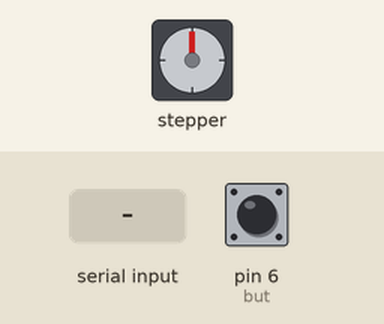
Simulated run of this sketch. Board: Arduino Uno, built with avr-gcc and run on an emulated ATmega328P. Parts: stepper motor. The test bench sets the inputs (shaded band); at power-on: pin 6 (but) HIGH. The local clock reads 2024-03-15 10:24:30 at power-on unless the sketch sets it; EEPROM starts erased; stepper angles assume 2048 steps per turn; what the sketch prints to the serial monitor is not drawn.

Above: at 1.2 s.
1.3 s: pin 6 (but) pulled LOW for 0.15 s
2.9 s: "A:1\n" received over Serial
5.4 s: "D:1\n" received over Serial
7.9 s: "T:1\n" received over Serial
10.5 s: "S:1\n" received over Serial
13.0 s: pin 6 (but) pulled LOW for 1 s
Timing chart, 0 to 16.0 s (numbered marks = the images above; inputs shaded):
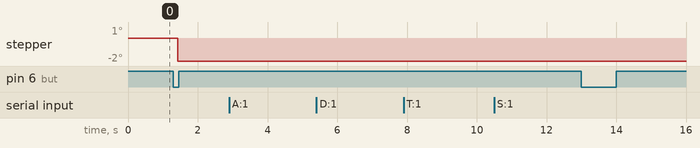

The sketch:

CatFeederMk2.ino
```cpp
#include<Bounce2.h>
#include<Stepper.h>
#include "RTClib.h"
#include<EEPROM.h>

RTC_DS3231 rtc;

char daysOfTheWeek[7][12] = {"Sunday", "Monday", "Tuesday", "Wednesday", "Thursday", "Friday", "Saturday"};
bool foodLatch = false, tog = false;


int addServ = 0, addHr = 4, addMn = 8;

int but = 6;

Stepper stepper(2048, 8, 10, 9, 11);
Bounce button = Bounce();

int rotAngle = 200, aHour, aMin;

DateTime last;
void setup() {
  // put your setup code here, to run once:
  Serial.begin(115200);

  stepper.setSpeed(10);

  pinMode(but, INPUT_PULLUP);
  button.attach(but);
  button.interval(5);

  rotAngle = eReadInt(addServ);

  aHour = EEPROM.read(addHr);
  aMin = EEPROM.read(addMn);

  Serial.println(rotAngle);
  Serial.println(aHour);
  Serial.println(aMin);

  if (! rtc.begin()) {
    Serial.println("Couldn't find RTC");
    while (1);
  }

  if (rtc.lostPower()) {
    Serial.println("RTC lost power, lets set the time!");
    rtc.adjust(DateTime(F(__DATE__), F(__TIME__)));

  }
}

void loop() {
  // put your main code here, to run repeatedly:
  button.update();
  DateTime now = rtc.now();

  setData();
  if(button.fell()){
    Serial.println("ButtonPress");

    moveServo();
  }
  //Serial.println(aHour);
  if(int(now.hour()) == aHour && int(now.minute())==aMin){
    if(!foodLatch){
    moveServo();
    Serial.println("Food Time!");
    foodLatch = true;
    }
  } else {
    foodLatch = false;
  }
  if(tog){
  Serial.print(now.hour());
  Serial.print(":");
  Serial.print(now.minute());
  Serial.print(":");

  Serial.println(now.second());
  }
  delay(100);
}


void setData(){
    if(Serial.available()){
    String s = Serial.readString();
    if(s.indexOf("A") >=0){
      int sep = s.indexOf(":");
      String s1 = s.substring(1,sep);
      String s2 = s.substring(sep+1);
      aHour = s1.toInt();
      aMin = s2.toInt();
      EEPROM.write(addHr, aHour);
      EEPROM.write(addMn, aMin);
      Serial.print("Alarm Set: ");
      Serial.print(aHour);
      Serial.print(":");
      Serial.println(aMin);
      } else if(s.indexOf("D") >=0){
        String s1 = s.substring(1);
        rotAngle = s1.toInt();
        Serial.print("Delay Set to: ");
        Serial.println(rotAngle);
        eWriteInt(addServ, rotAngle);
      }else if(s.indexOf("T") >=0){
        tog = !tog;
      }else if(s.indexOf("S") >=0){
        Serial.println("Setting Tme");
        rtc.adjust(DateTime(F(__DATE__), F(__TIME__)));
      }

    }
}

void moveServo(){
  Serial.println("Moving Servo");
  float stp = floor((float(rotAngle)/360)*2048);
  int stpI = int(stp);
  Serial.println(stpI);
  stepper.step(stpI);
  digitalWrite(8, LOW);
  digitalWrite(9, LOW);
  digitalWrite(10, LOW);
  digitalWrite(11, LOW);
}

void eWriteInt(int address, int value)
{
  byte two = (value & 0xFF);
  byte one = ((value >> 8) & 0xFF);

  EEPROM.update(address, two);
  EEPROM.update(address + 1, one);
}

int eReadInt(int address)
{
  long two = EEPROM.read(address);
  long one = EEPROM.read(address + 1);

  return ((two << 0) & 0xFFFFFF) + ((one << 8) & 0xFFFFFFFF);
}
```

Measured:
- after the input at 2.9 s, every drawn part: stays the same
- after the input at 5.4 s, every drawn part: stays the same
- after the input at 7.9 s, every drawn part: stays the same
- after the input at 10.5 s, every drawn part: stays the same
- after the input at 13.0 s, every drawn part: stays the same
